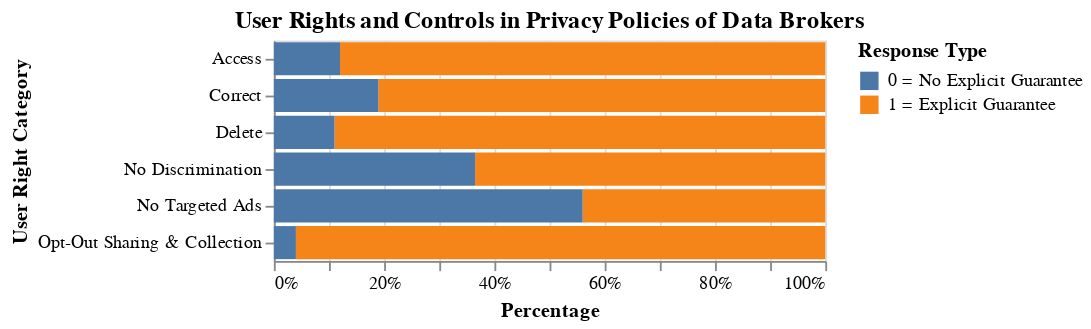

The cell this chart's notebook holds for it:
### Code cell
# Visualization 3: User Rights and Controls
print("Creating user rights and controls visualization...")

controls_cols = ['access', 'correct', 'delete', 'no_discrimination', 'no_targeted_ads', 'opt_out_data']
available_cols = [col for col in controls_cols if col in controls.columns]
chart = create_policy_analysis_chart(
    data=controls,
    category_columns=available_cols,
    title='User Rights and Controls in Privacy Policies of Data Brokers',
    xlabel='User Right Category',
    legend_labels=['0 = No Explicit Guarantee', '1 = Explicit Guarantee']
)
chart

### Figure 1 — Vega-Lite specification as saved in the notebook (floating-point values rounded to 4 significant figures; data arrays with more than 128 entries replaced by an {"elided": "..."} marker saying what was removed)
{"config": {"view": {"continuousWidth": 300, "continuousHeight": 300}}, "data": {"name": "data-b54883158ff1c95b7314510a7e5f9d9d"}, "mark": {"type": "bar"}, "encoding": {"color": {"field": "response_label", "sort": ["0 = No Explicit Guarantee", "1 = Explicit Guarantee"], "title": "Response Type", "type": "nominal"}, "tooltip": [{"field": "display_category", "title": "Category", "type": "nominal"}, {"field": "response_label", "type": "nominal"}, {"aggregate": "count", "title": "Count", "type": "quantitative"}], "x": {"aggregate": "count", "axis": {"format": "%", "title": "Percentage"}, "stack": "normalize", "type": "quantitative"}, "y": {"axis": {"labelAngle": 0}, "field": "display_category", "sort": ["access", "correct", "delete", "no_discrimination", "no_targeted_ads", "opt_out_data"], "title": "User Right Category", "type": "nominal"}}, "title": "User Rights and Controls in Privacy Policies of Data Brokers", "$schema": "https://vega.github.io/schema/vega-lite/v5.20.1.json", "datasets": {"data-b54883158ff1c95b7314510a7e5f9d9d": {"elided": "1200 records"}}}
